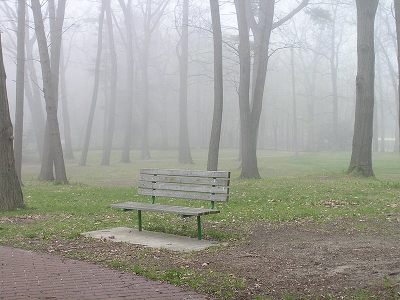
%> input picture test_images/foggy_bench.png, 400 x 300 px
$ octave --eval "result = dehaze_approxDCP(imread('test_images/foggy_bench.png'));"   (GNU Octave 9; MATLAB toolbox functions it lacks are replaced by stand-ins)
%> lines starting %> are read from the running program, lines starting %| are printed output that depends on the picture; in (x1, y1, x2, y2) boxes, pixels count from 0 and x2, y2 are one past the last pixel; in counts of white or black regions, pixels touching at a corner belong together; the program's own positions count from 1
function [B, T, atmLight] = dehaze_approxDCP(A)
% dehaze_approxDCP - 去雾
%
% docs:
%   - matlabdd的imreducehaze.m实现
%

A = double(A) / 255; % [0, 1]
amount = 1;

% 1. Calculate dark channel image prior
patchSize = ceil(min(size(A,1), size(A,2)) / 400 * 15); % 最小值滤波窗口
%> patchSize = 12
minFiltStrel = strel('square', patchSize);
%> minFiltStrel = {Dimensionality 2}

darkChannel = min(A,[],3); % 得到暗原色
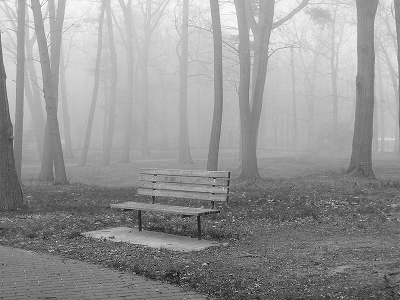
%> darkChannel: size 300x400 double; min 0, max 1, mean 0.585
darkChannel = imerode(darkChannel, minFiltStrel); % 腐蚀运算取最小值, 最小值滤波
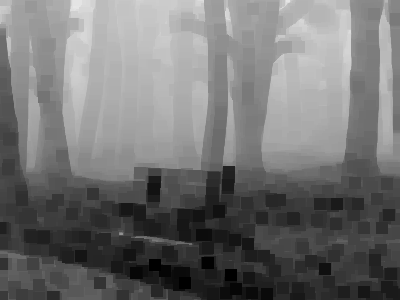
%> darkChannel: size 300x400 double; min 0, max 0.906, mean 0.446

% 2. Estimate atmospheric light
I = rgb2gray(A);
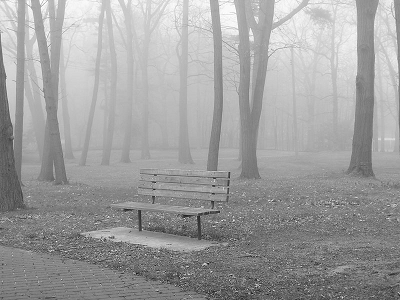
%> I: size 300x400 double; min 0.0695, max 1, mean 0.624
atmLight = estimateAtmosphericLight(A, I, darkChannel);
%> in estimateAtmosphericLight, `[histDC, binCent] = imhist(darkChannel);`: histDC = 256 values, max 1330 at index 179, min 0 at index 2, mean 468.8; binCent = 256 values from 0 to 1
%> in estimateAtmosphericLight, `binWidth = mean(diff(binCent));`: binWidth = 0.00392
%> in estimateAtmosphericLight, `normCumulHist = cumsum(histDC)/(size(A,1)*size(A,2));`: normCumulHist = 256 values from 0.0036 to 1
%> in estimateAtmosphericLight, `binIdx = find(normCumulHist >= 1-p);`: binIdx = 36 values from 221 to 256
%> in estimateAtmosphericLight, `darkChannelCutoff = binCent(binIdx(1)) - binWidth/2;`: darkChannelCutoff = 0.861
%> in estimateAtmosphericLight, `mask = darkChannel >= darkChannelCutoff;`:
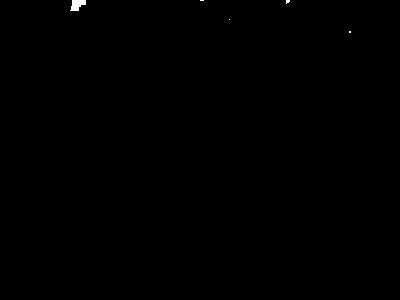
%> mask: size 300x400 logical; 0.12% white; 5 white regions (4 under 20 px), largest, box (x1, y1, x2, y2) and area: (70, 0, 86, 11) 122
%> in estimateAtmosphericLight, `grayVals = I(mask);`: grayVals = 143 values, max 0.979 at index 115, min 0.898 at index 127, mean 0.957
%> in estimateAtmosphericLight, `[y, x] = find(mask);`: y = 143 values from 1 to 33; x = 143 values from 71 to 351
%> in estimateAtmosphericLight, `[~, maxIdx] = max(grayVals);`: maxIdx = 115
%> in estimateAtmosphericLight, `atmosphericLight = A(y(maxIdx(1)), x(maxIdx(1)), :);`: atmosphericLight = [0.969 0.98 1]
%> atmLight = [0.969 0.98 1]

% 3. Estimate transmission t(x)
normI = A ./ atmLight;
normI = min(normI, [] , 3); %
%> normI: size 300x400 double
transmissionMap = 1 - imopen(normI, minFiltStrel); % 开运算(先腐蚀后膨胀), 去除噪声, 公式11
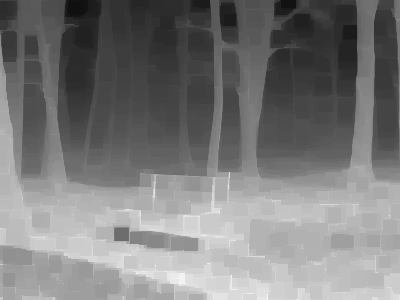
%> transmissionMap: size 300x400 double; min 0.0648, max 1, mean 0.483

% 4. Use guided filtering to refine the transmission map
% Neighborhood size and degree of smoothing chosen
% empirically to approximate soft matting as best as possible.
epsilon = 1e-4;
filterRadius = ceil(min(size(A,1), size(A,2)) / 50);
%> filterRadius = 6
nhoodSize = 2 * filterRadius + 1;
%> nhoodSize = 13
% Make sure that subsampleFactor is not too large
subsampleFactor = 4;
subsampleFactor = min(subsampleFactor, filterRadius);
%> subsampleFactor = 4
%> the run ends on the next line
transmissionMap = images.internal.algimguidedfilter(transmissionMap, A, [nhoodSize nhoodSize], epsilon, subsampleFactor); % 具体实现？？？
% [35 lines not run here, left out]
function atmosphericLight = estimateAtmosphericLight(A, I, darkChannel)
% Atmospheric light estimation using 0.1% brightest pixels in darkchannel

% First, find the 0.1% brightest pixels in the dark channel.
% This ensures that we are selecting bright pixels in hazy regions.
p = 0.001; % 0.1 percent
[histDC, binCent] = imhist(darkChannel);
binWidth = mean(diff(binCent));
normCumulHist = cumsum(histDC)/(size(A,1)*size(A,2));
binIdx = find(normCumulHist >= 1-p);
darkChannelCutoff = binCent(binIdx(1)) - binWidth/2;

% Second, find the pixel with highest intensity in the
% region made of the 0.1% brightest dark channel pixels.
mask = darkChannel >= darkChannelCutoff;
grayVals = I(mask);
[y, x] = find(mask);
[~, maxIdx] = max(grayVals);

atmosphericLight = A(y(maxIdx(1)), x(maxIdx(1)), :);
atmosphericLight(atmosphericLight == 0) = eps(class(A));
end
